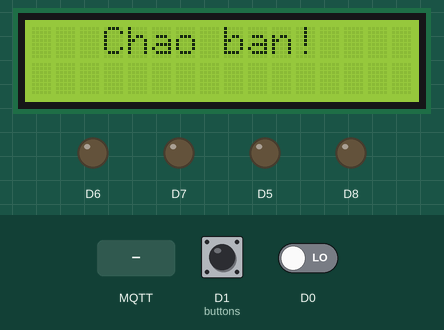
Recording of a sketch running on a simulated ESP8266 (NodeMCU). Shown: 16×2 character LCD, output pins drawn as LEDs (lit = HIGH). Inputs (shaded band) come from the test bench; at power-on: D1 (buttons) LOW, D0 LOW. WiFi joins after 1.5 s; servers stay silent unless stated; no MQTT or app messages arrive unless stated; what the sketch prints to the serial monitor is not drawn.

Above: at 2.7 s.
2.8 s: MQTT message "GV" arrives on the first subscribed topic
At 4.0 s:
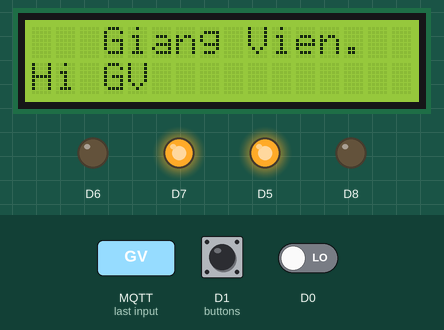
4.3 s: MQTT message "UK" arrives on the first subscribed topic
At 5.5 s:
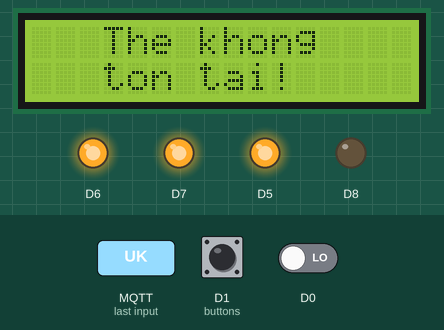
5.8 s: MQTT message "SV" arrives on the first subscribed topic
At 6.5 s:
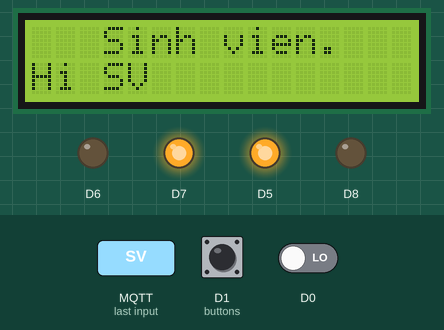
7.3 s: MQTT message "NV" arrives on the first subscribed topic
At 7.7 s:
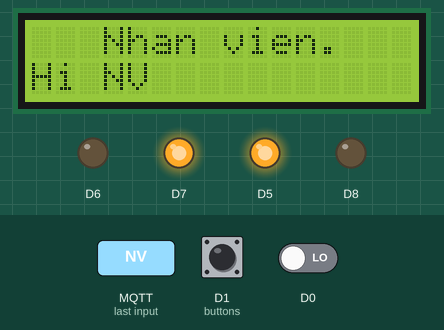
8.8 s: MQTT message "1" arrives on the first subscribed topic
At 9.5 s:
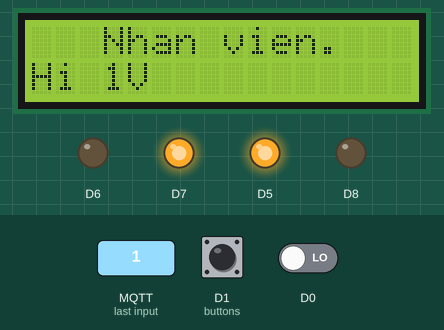
10.3 s: MQTT message "on" arrives on the first subscribed topic
At 10.7 s:
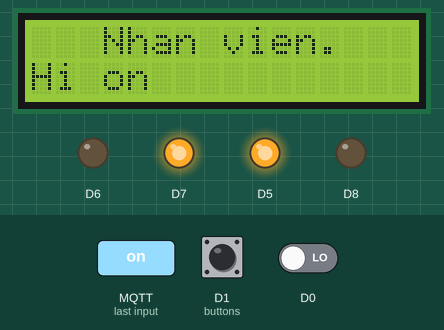
Timing chart, 0 to 12.8 s (numbered marks = the images above; inputs shaded):
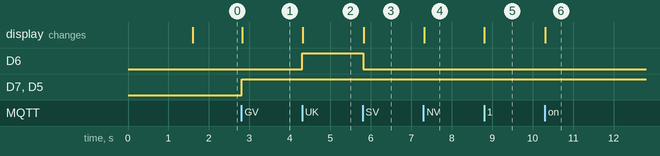

Measured:
- after the input at 2.8 s, D7, D5: LOW → HIGH at once; the display: changes at once (image 1)
- after the input at 4.3 s, D6: LOW → HIGH at once; the display: changes at once (image 2)
- after the input at 5.8 s, D6: HIGH → LOW at once; the display: changes at once (image 3)
- after the input at 7.3 s, the display: changes at once (image 4)
- after the input at 8.8 s, the display: changes at once (image 5)
- after the input at 10.3 s, the display: changes at once (image 6)

The sketch:

ESP_xebus.ino
```cpp
#include <ESP8266WiFi.h>
#include <PubSubClient.h>
#include <ArduinoJson.h>
#include <Wire.h>
#include <LiquidCrystal_I2C.h>
LiquidCrystal_I2C lcd(0x27,16,2);

byte degree[8] =
{
  0B01110,
  0B01010,
  0B01110,
  0B00000,
  0B00000,
  0B00000,
  0B00000,
  0B00000
};


// Update these with values suitable for your network.

const char* ssid = "KeyCard";
const char* password = "123456778";
const char* mqtt_server = "192.168.254.100";
//const char* mqtt_server = "192.168.254.101";
WiFiClient espClient;
PubSubClient client(espClient);
#define buttons  D1

int m = 0;
char incom;
char Mang[500];
String buf_s = "";
String teca ="";
int buttonState = 0;
char buf []= " ";

void setup_wifi() {
  delay(10);
  // We start by connecting to a WiFi network
  Serial.println();
  Serial.print("Connecting to ");
  Serial.println(ssid);

  WiFi.begin(ssid, password);

  while (WiFi.status() != WL_CONNECTED) {
    delay(500);
    Serial.print(".");
  }

  randomSeed(micros());

  Serial.println("");
  Serial.println("WiFi connected");
  Serial.println("IP address: ");
  Serial.println(WiFi.localIP());
}

void callback(char* topic, byte* payload, unsigned int length) {
  teca = "";
  Serial.print("Message arrived [");
  Serial.print(topic);
  Serial.print("] ");
  for (int i = 0; i < length; i++) {
    Serial.print((char)payload[i]);
    teca += (char)payload[i];
  }
  Serial.println();
  Serial.println("TeCa");
  Serial.print(teca);

  if(teca == "GV"){
    lcd.clear();
    lcd.setCursor(3,0);
    lcd.print("Giang Vien.");
    opendoor();
  }else if(teca == "SV"){
    lcd.clear();
    lcd.setCursor(3,0);
    lcd.print("Sinh vien.");
    opendoor();
  }
  else if(teca == "NV"){
    lcd.clear();
    lcd.setCursor(3,0);
    lcd.print("Nhan vien.");
    opendoor();
  }
  else if(teca == "UK"){
    digitalWrite(D6,1); //LED DO
    lcd.clear();
    lcd.setCursor(3,0);
    lcd.print("The khong");
    lcd.setCursor(3,1);
    lcd.print("ton tai!");
  }
  else if(teca == "clear"){
     digitalWrite(D5,0); //KHOA CUA
     digitalWrite(D6,0); //LED DO
     digitalWrite(D7,0); //LED XANH
     lcd.clear();
     lcd.setCursor(3,0);
     lcd.print("Chao ban!");
  }
  if(teca != "UK" && teca != "clear"){
    lcd.setCursor(0,1);
    lcd.print("Hi " + teca);
  }
}
void opendoor(){
    digitalWrite(D5, HIGH); //KHOA CUA
    digitalWrite(D7, HIGH); //LED XANH
    digitalWrite(D6, LOW);  //LED DO
}
void turnofflight(){
  if(digitalRead(D0) == 1)
  {
    digitalWrite(D8,HIGH); // RELAY 1 (sensor)
  }else {
    digitalWrite(D8,LOW);
  }

}
void reconnect() {
  // Loop until we're reconnected
  while (!client.connected()) {
    Serial.print("Attempting MQTT connection...");
    if (client.connect("ESP8266Client-1")) {
      Serial.println("connected");
      client.subscribe("inTopic");
      client.subscribe("nameTopic");
    } else {
      Serial.print("failed, rc=");
      Serial.print(client.state());
      Serial.println(" try again in 5 seconds");
      // Wait 5 seconds before retrying
      delay(5000);
    }
  }
}

void setup() {
  Serial.begin(115200);
  setup_wifi();
  client.setServer(mqtt_server, 1883);
  //client.setServer(mqtt_server, 10823);
  client.setCallback(callback);
  pinMode(D8,OUTPUT);
  pinMode(D7,OUTPUT);
  pinMode(D6,OUTPUT);
  pinMode(D5,OUTPUT);

  pinMode(buttons,INPUT);//D1
  pinMode(D0,INPUT);
  lcd.begin();
  Wire.begin(2, 0);           //Bắt đầu 2 chân SDA và SCK của I2C
  lcd.clear();
  lcd.backlight();            // Bật đèn nền
  lcd.home();                 //Đưa con trỏ về vị trí 0,0
  lcd.setCursor(3,0);
  lcd.print("Chao ban!");
  //lcd.display();              // Hiển thị lên màn hình.
  //lcd.blink();                // Nhấp nháy con trỏ ở vị trí cuối cùng
  lcd.createChar(0, degree);
}

void loop() {
   //digitalWrite(D6, HIGH);
   buttonState = digitalRead(buttons);
   if( buttonState == HIGH){
    opendoor();
    client.publish("outTopic", "clear");
   }
   turnofflight();
  if (!client.connected()) {
    reconnect();
  }
  client.loop();
  if(Serial.available()){
    //-------------------------------------------------------------
    buf_s = Serial.readString();
    Serial.println(buf_s);
    for (byte len = 1;len<=buf_s.length()+1; len++){
      buf_s.toCharArray(buf,len);
    }
    //-------------------------------------------------------------

    Serial.println("Sending message to MQTT topic..");

    if (client.publish("outTopic", buf) == true) {
      Serial.println("Success sending message");
    } else {
      Serial.println("Error sending message");
    }

    client.loop();
    Serial.println("-------------");
    }
}
```
